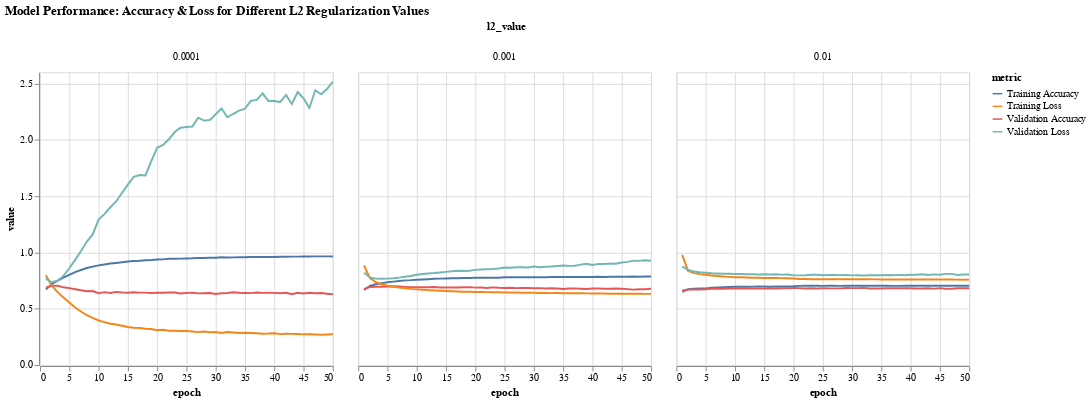

Source (notebook cell):
### Markdown cell above
- **Regularization** in neural networks is a technique used to prevent overfitting.

        - One technique involves adding a penalty to the loss function to discourage excessively complex models. Apply an `l2` penalty to some or all layers. Exercise caution, as overly aggressive penalties have been problematic in our experiments. Begin with the default `l2` value of 0.01, then reduce it to 0.001 and 1e-4. Select a specific model from the above experiments and present a case where you successfully reduced overfitting. Include a pair of graphs comparing results with and without regularization. Explain your rationale to conclude that overfitting has been reduced. Do not expect to completely eliminate overfitting. Again, this is a challenging dataset to work with.

### Code cell
import altair as alt
import pandas as pd

l2_values = [0.01, 0.001, 1e-4]

# Prepare a DataFrame to collect all metrics for plotting
df_all_models = pd.DataFrame()

for l2_value in l2_values:
    print(f"\nTraining model with L2 regularization (lambda={l2_value})")
    model = Sequential([
        InputLayer(input_shape=(462,)),
        Dense(128, activation='relu', kernel_regularizer=l2(l2_value)),
        Dense(128, activation='relu', kernel_regularizer=l2(l2_value)),
        Dense(3, activation='softmax')
    ])

    # Compile the model
    model.compile(optimizer='adam',
                  loss='sparse_categorical_crossentropy',
                  metrics=['accuracy'])

    # Train the model
    history = model.fit(
        X_train, y_train,
        epochs=50,
        batch_size=32,
        validation_data=(X_valid, y_valid),
        verbose=0
    )

    # Prepare data for plotting
    df = pd.DataFrame({
        'epoch': range(1, 51),
        'training_accuracy': history.history['accuracy'],
        'validation_accuracy': history.history['val_accuracy'],
        'training_loss': history.history['loss'],
        'validation_loss': history.history['val_loss'],
        'l2_value': [l2_value] * 50
    })
    
    # Melt the dataframe for long format
    df_long = df.melt(id_vars=['epoch', 'l2_value'], 
                      value_vars=['training_accuracy', 'validation_accuracy', 'training_loss', 'validation_loss'],
                      var_name='metric', value_name='value')
    
    # Concatenate all data
    df_all_models = pd.concat([df_all_models, df_long], ignore_index=True)

# Define the color mapping for metrics
color_mapping = {
    'training_accuracy': 'Training Accuracy',
    'validation_accuracy': 'Validation Accuracy',
    'training_loss': 'Training Loss',
    'validation_loss': 'Validation Loss'
}

df_all_models['metric'] = df_all_models['metric'].map(color_mapping)

# Altair plot: Interactive plot for all models
chart = alt.Chart(df_all_models).mark_line().encode(
    x='epoch',
    y='value',
    color='metric',
    column='l2_value:O',  # Separate charts for each L2 value
    tooltip=['epoch', 'value', 'metric', 'l2_value']
).properties(
    title="Model Performance: Accuracy & Loss for Different L2 Regularization Values",
    width=300,
    height=300
)

# Display the chart
chart.display()

### Figure 1 — Vega-Lite specification as saved in the notebook (floating-point values rounded to 4 significant figures; data arrays with more than 128 entries replaced by an {"elided": "..."} marker saying what was removed)
{"config": {"view": {"continuousWidth": 300, "continuousHeight": 300}}, "data": {"name": "data-234a3f4c77ea7dc75d9c63175f481817"}, "mark": {"type": "line"}, "encoding": {"color": {"field": "metric", "type": "nominal"}, "column": {"field": "l2_value", "type": "ordinal"}, "tooltip": [{"field": "epoch", "type": "quantitative"}, {"field": "value", "type": "quantitative"}, {"field": "metric", "type": "nominal"}, {"field": "l2_value", "type": "quantitative"}], "x": {"field": "epoch", "type": "quantitative"}, "y": {"field": "value", "type": "quantitative"}}, "height": 300, "title": "Model Performance: Accuracy & Loss for Different L2 Regularization Values", "width": 300, "$schema": "https://vega.github.io/schema/vega-lite/v5.20.1.json", "datasets": {"data-234a3f4c77ea7dc75d9c63175f481817": {"elided": "600 records"}}}
